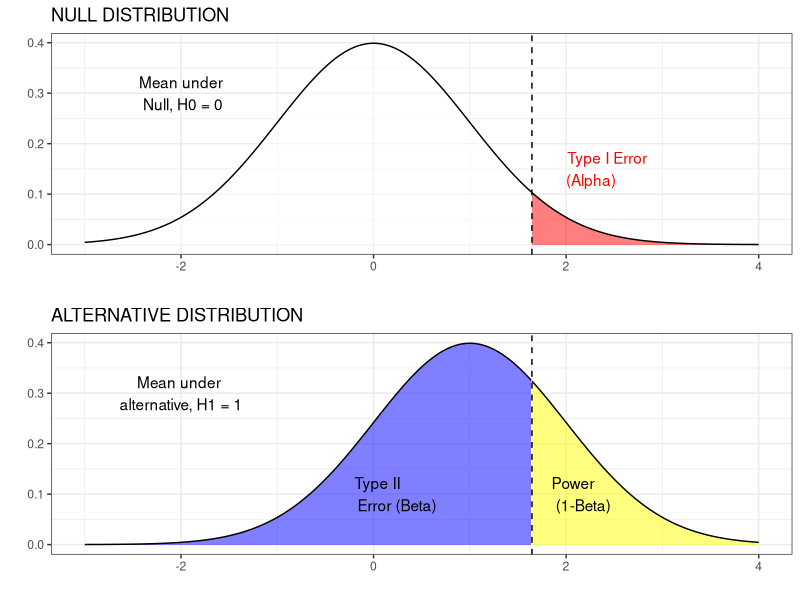
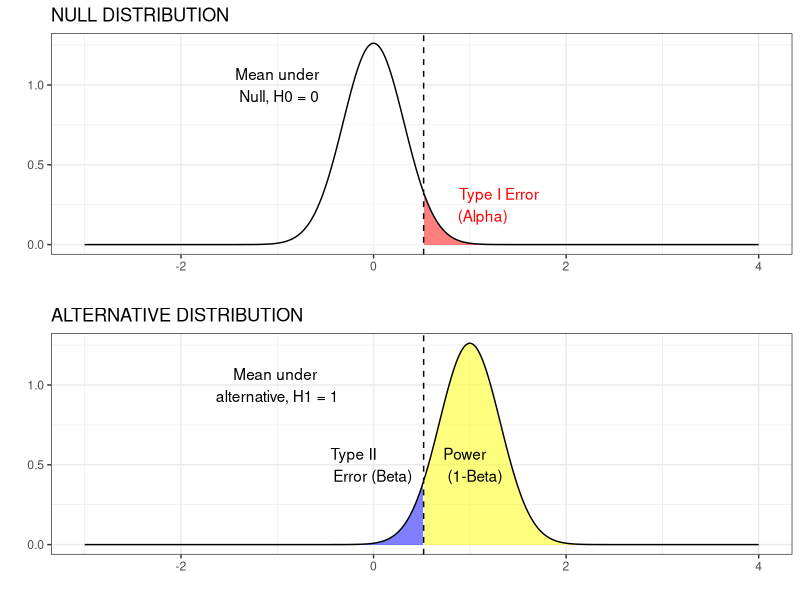
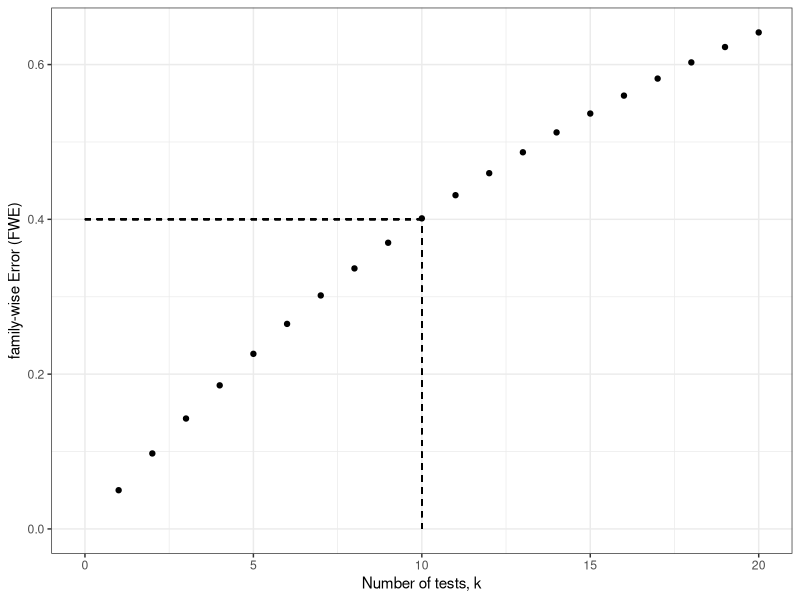

The R source for these figures, in order:
## ---- chunk 1
list_of_packages<-c("tidyverse","kableExtra","knitr")
new.packages <- list_of_packages[!(list_of_packages %in% installed.packages()[,"Package"])]
if(length(new.packages))install.packages(new.packages,dependencies = TRUE)

library(tidyverse)
library(kableExtra)
library(knitr)
## ---- chunk 2
mymat<-matrix(NA,nrow=2,ncol=4)

mymat[,1]<-rep("Predicted",2)
mymat[,2]<-c("Predicted Positive","Predicted Negative")
mymat[,3]<-c("True Positive \n POWER","False Negative \n Type II error")
mymat[,4]<-c("False Positive \n Type I error","True Negative")

mymat<-as.data.frame(mymat)
names(mymat)<-c("","","Condition positive","Condition negative")

kable(mymat, align = "c") %>%
  kable_styling(c("striped", "bordered"),full_width = F) %>%
  column_spec(1:2, bold = T) %>%
  column_spec(1:4,width = "9em") %>%
  collapse_rows(columns = 1, valign = "middle")%>%add_header_above(c(" "," ","True" = 2))
## ---- chunk 3
#https://stats.stackexchange.com/questions/14140/how-to-best-display-graphically-type-ii-beta-error-power-and-sample-size

#TeachingDemos package in R for inspiration.

library(magrittr)
library(ggplot2)
library(ggpubr)

mha <- 1  # mean under the alternative
z <- qnorm(1-0.05,0,1/sqrt(1))   
n <- 1
x <- seq(-3, 4, length=1000)
dh0 <- dnorm(x, 0, 1/sqrt(n))
dh1 <- dnorm(x, mha, 1/sqrt(n))
mydata<-data.frame(x,dh0,dh1) %>% mutate(area = x >= z)


p1<-ggplot(data = mydata, aes(x = x, ymin = 0, ymax = dh0, fill = area)) +
  geom_ribbon(alpha=0.5) +
  geom_line(aes(y = dh0)) +
  geom_vline(xintercept = z, linetype = 'dashed') +
  theme_bw()+ylab("") +theme(legend.title = element_blank(),legend.text = element_text(c("Alpha","")))+ scale_fill_manual(labels = c("","Alpha"),values=c("white","red"))+
  annotate(geom = 'text', x = z+0.2, y = 0.15, colour="red", label = 'Type I Error\n (Alpha)', hjust = -0.2)+annotate(geom = 'text', x = -2, y = 0.3, label = 'Mean under\n Null, H0 = 0')+xlab("")+theme(legend.position = "none")+ggtitle("NULL DISTRIBUTION")

p2<-ggplot(data = mydata, aes(x = x, ymin = 0, ymax = dh1, fill = area)) +
  geom_ribbon(alpha=0.5) +
  geom_line(aes(y = dh1)) +
  geom_vline(xintercept = z, linetype = 'dashed') +
  theme_bw()+ylab("") +theme(legend.title = element_blank(),legend.text = element_text(c("Power","Type II (Beta)")))+ scale_fill_manual(labels = c("Type II (Beta)","Power"),values=c("Blue","yellow"))+
  annotate(geom = 'text', x = -0.25, y = 0.1, label = 'Type II \nError (Beta)', hjust = -0.1) +
  annotate(geom = 'text', x = z+0.2, y = 0.1, label = 'Power\n (1-Beta)', hjust = -0.01)+
  annotate(geom = 'text', x = -2, y = 0.3, label = 'Mean under \nalternative, H1 = 1')+xlab("")+theme(legend.position = "none")+ggtitle("ALTERNATIVE DISTRIBUTION")

ggarrange(p1, p2, ncol = 1, nrow = 2)


## ---- chunk 4
#https://stats.stackexchange.com/questions/14140/how-to-best-display-graphically-type-ii-beta-error-power-and-sample-size

#TeachingDemos package in R for inspiration.

library(magrittr)
library(ggplot2)
library(ggpubr)

mha <- 1  # mean under the alternative
n <- 10
z <- qnorm(1-0.05,0,1/sqrt(n))   

x <- seq(-3, 4, length=1000)
dh0 <- dnorm(x, 0, 1/sqrt(n))
dh1 <- dnorm(x, mha, 1/sqrt(n))
mydata<-data.frame(x,dh0,dh1) %>% mutate(area = x >= z)


p1<-ggplot(data = mydata, aes(x = x, ymin = 0, ymax = dh0, fill = area)) +
  geom_ribbon(alpha=0.5) +
  geom_line(aes(y = dh0)) +
  geom_vline(xintercept = z, linetype = 'dashed') +
  theme_bw()+ylab("") +theme(legend.title = element_blank(),legend.text = element_text(c("Alpha","")))+ scale_fill_manual(labels = c("","Alpha"),values=c("white","red"))+
  annotate(geom = 'text', x = z+0.2, y = 0.25, colour="red", label = 'Type I Error\n (Alpha)', hjust = -0.2)+annotate(geom = 'text', x = -1, y = 1, label = 'Mean under\n Null, H0 = 0')+xlab("")+theme(legend.position = "none")+ggtitle("NULL DISTRIBUTION")

p2<-ggplot(data = mydata, aes(x = x, ymin = 0, ymax = dh1, fill = area)) +
  geom_ribbon(alpha=0.5) +
  geom_line(aes(y = dh1)) +
  geom_vline(xintercept = z, linetype = 'dashed') +
  theme_bw()+ylab("") +theme(legend.title = element_blank(),legend.text = element_text(c("Power","Type II (Beta)")))+ scale_fill_manual(labels = c("Type II (Beta)","Power"),values=c("Blue","yellow"))+
  annotate(geom = 'text', x = -0.5, y = 0.5, label = 'Type II \nError (Beta)', hjust = -0.1) +
  annotate(geom = 'text', x = z+0.2, y = 0.5, label = 'Power\n (1-Beta)', hjust = -0.01)+
  annotate(geom = 'text', x = -1, y = 1, label = 'Mean under \nalternative, H1 = 1')+xlab("")+theme(legend.position = "none")+ggtitle("ALTERNATIVE DISTRIBUTION")

ggarrange(p1, p2, ncol = 1, nrow = 2)


## ---- chunk 5
k <- seq(1:20)
FWE <- (1-(1-0.05)^k)
fwe_dat<-data.frame(FWE=FWE,k=k)
ggplot(data=fwe_dat,aes(k,FWE,type="l"))+geom_point()+theme_bw()+geom_segment(aes(x=10,y=0,xend=10,yend=0.4),linetype="dashed")+geom_segment(aes(x=0,y=0.4,xend=10,yend=0.4),linetype="dashed")+xlab("Number of tests, k")+ylab("family-wise Error (FWE)")

## ---- chunk 6
P_val_tab<-data.frame(Variable=paste0("X",1:10),Rank=1:10,alpha=rep(0.05,10),p_value=c(0.002,0.004,0.008,0.012,0.023,0.041,0.054,0.091,0.12,0.2))
P_val_tab$BH<-(P_val_tab$Rank/10)*P_val_tab$alpha
P_val_tab %>%
  mutate(BH = cell_spec(BH, color = "black", 
                    background = c(rep("#00FF00",4),rep("#FFFFFF",6))),
         p_value = cell_spec(p_value, color = "black", 
                    background = c(rep("#3399FF",2),rep("#FFFFFF",8)))) %>%
kable(escape = F,align = "c") %>%
  kable_styling(c("striped"),full_width = F)
  

## ---- chunk 7
P_val_tab<-data.frame(Variable=paste0("X",1:10),Rank=1:10,alpha=rep(0.05,10),p_value=c(0.002,0.004,0.008,0.012,0.023,0.041,0.054,0.091,0.12,0.2))
P_val_tab$BH<-(P_val_tab$Rank/10)*P_val_tab$alpha
P_val_tab$BY<-1:10
for(i in 1:10)
{
P_val_tab$BY[i]<-round((P_val_tab$Rank[i]/10)*(P_val_tab$alpha[i]/sum(1/seq(1:P_val_tab$Rank[i]))),3)
}
P_val_tab %>%
  mutate(BH = cell_spec(BH, color = "black", 
                    background = c(rep("#00FF00",4),rep("#FFFFFF",6))),
         p_value = cell_spec(p_value, color = "black", 
                    background = c(rep("#3399FF",2),rep("#FFFFFF",8))),
         BY = cell_spec(BY, color = "black", 
                    background = c(rep("#FF0000",3),rep("#FFFFFF",7)))) %>%
kable(escape = F,align = "c") %>%
  kable_styling(c("striped"),full_width = F)
  
